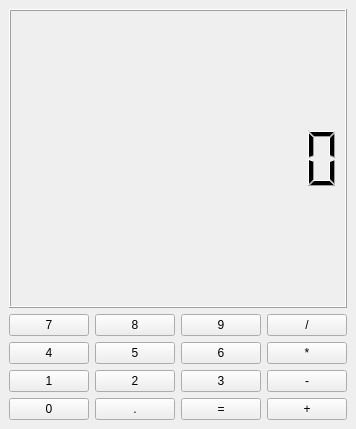
<?xml version="1.0" encoding="UTF-8"?>
<ui version="4.0">
 <class>MainWindow</class>
 <widget class="QMainWindow" name="MainWindow">
  <property name="geometry">
   <rect>
    <x>0</x>
    <y>0</y>
    <width>338</width>
    <height>429</height>
   </rect>
  </property>
  <property name="windowTitle">
   <string>Calculator</string>
  </property>
  <widget class="QWidget" name="centralWidget">
   <layout class="QVBoxLayout" name="verticalLayout">
    <item>
     <widget class="QLCDNumber" name="lcdNumber">
      <property name="digitCount">
       <number>10</number>
      </property>
      <property name="mode">
       <enum>QLCDNumber::Dec</enum>
      </property>
     </widget>
    </item>
    <item>
     <layout class="QGridLayout" name="gridLayout">
      <!-- Row 1 -->
      <item row="0" column="0">
       <widget class="QPushButton" name="pushButton_7">
        <property name="text">
         <string>7</string>
        </property>
       </widget>
      </item>
      <item row="0" column="1">
       <widget class="QPushButton" name="pushButton_8">
        <property name="text">
         <string>8</string>
        </property>
       </widget>
      </item>
      <item row="0" column="2">
       <widget class="QPushButton" name="pushButton_9">
        <property name="text">
         <string>9</string>
        </property>
       </widget>
      </item>
      <item row="0" column="3">
       <widget class="QPushButton" name="pushButton_div">
        <property name="text">
         <string>/</string>
        </property>
       </widget>
      </item>

      <!-- Row 2 -->
      <item row="1" column="0">
       <widget class="QPushButton" name="pushButton_4">
        <property name="text">
         <string>4</string>
        </property>
       </widget>
      </item>
      <item row="1" column="1">
       <widget class="QPushButton" name="pushButton_5">
        <property name="text">
         <string>5</string>
        </property>
       </widget>
      </item>
      <item row="1" column="2">
       <widget class="QPushButton" name="pushButton_6">
        <property name="text">
         <string>6</string>
        </property>
       </widget>
      </item>
      <item row="1" column="3">
       <widget class="QPushButton" name="pushButton_mul">
        <property name="text">
         <string>*</string>
        </property>
       </widget>
      </item>

      <!-- Row 3 -->
      <item row="2" column="0">
       <widget class="QPushButton" name="pushButton_1">
        <property name="text">
         <string>1</string>
        </property>
       </widget>
      </item>
      <item row="2" column="1">
       <widget class="QPushButton" name="pushButton_2">
        <property name="text">
         <string>2</string>
        </property>
       </widget>
      </item>
      <item row="2" column="2">
       <widget class="QPushButton" name="pushButton_3">
        <property name="text">
         <string>3</string>
        </property>
       </widget>
      </item>
      <item row="2" column="3">
       <widget class="QPushButton" name="pushButton_sub">
        <property name="text">
         <string>-</string>
        </property>
       </widget>
      </item>

      <!-- Row 4 -->
      <item row="3" column="0">
       <widget class="QPushButton" name="pushButton_0">
        <property name="text">
         <string>0</string>
        </property>
       </widget>
      </item>
      <item row="3" column="1">
       <widget class="QPushButton" name="pushButton_dot">
        <property name="text">
         <string>.</string>
        </property>
       </widget>
      </item>
      <item row="3" column="2">
       <widget class="QPushButton" name="pushButton_eq">
        <property name="text">
         <string>=</string>
        </property>
       </widget>
      </item>
      <item row="3" column="3">
       <widget class="QPushButton" name="pushButton_add">
        <property name="text">
         <string>+</string>
        </property>
       </widget>
      </item>
     </layout>
    </item>
   </layout>
  </widget>
 </widget>
</ui>
